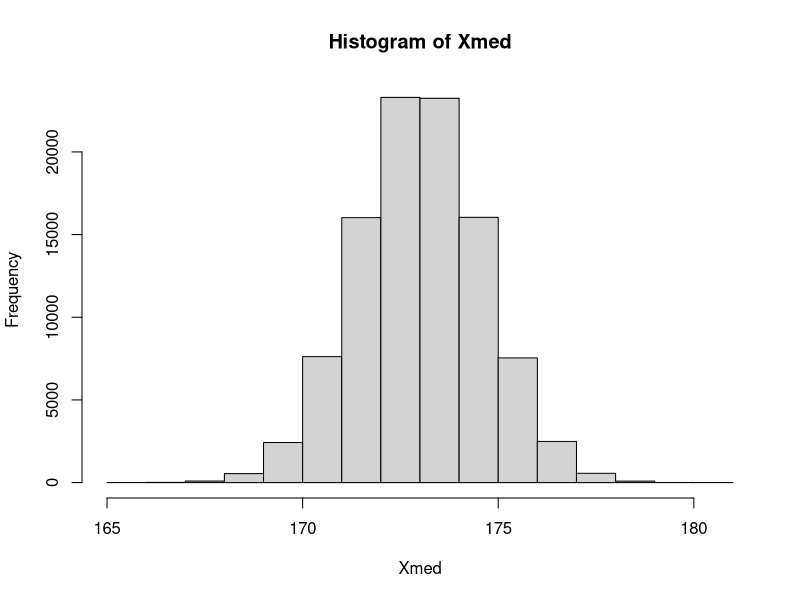
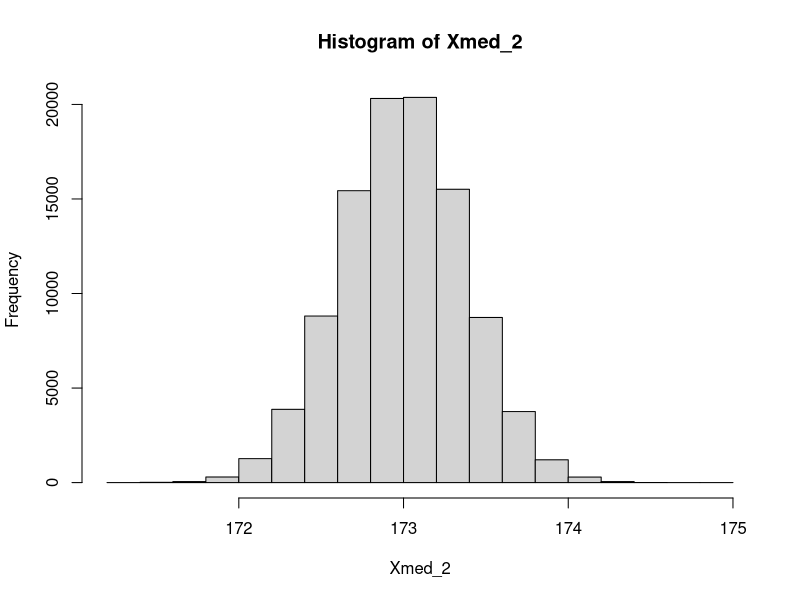
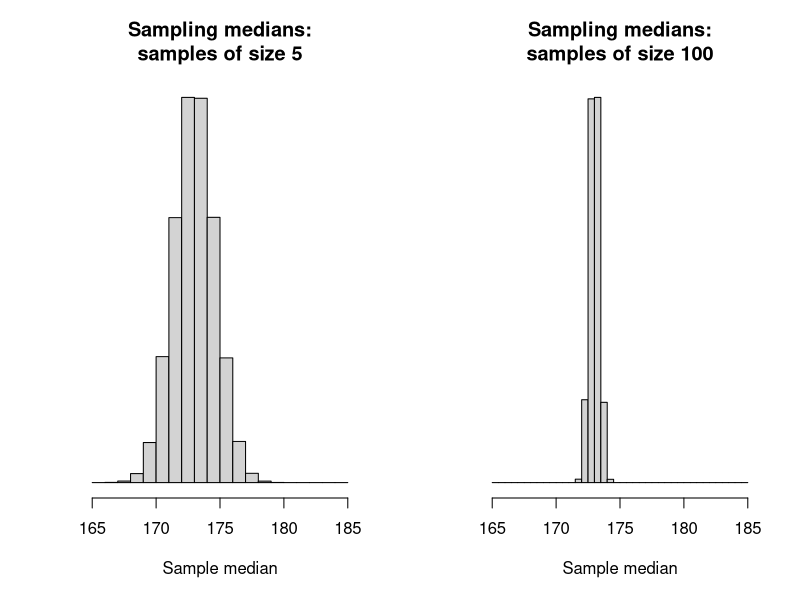
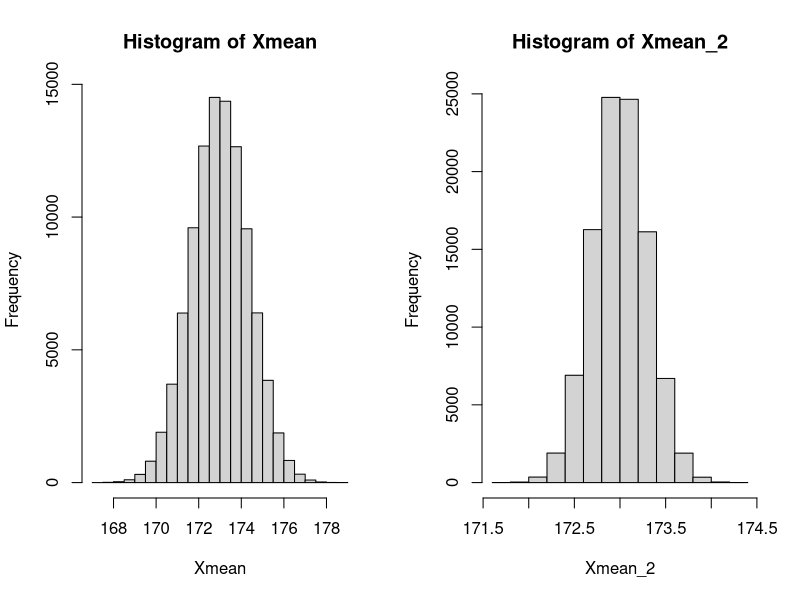
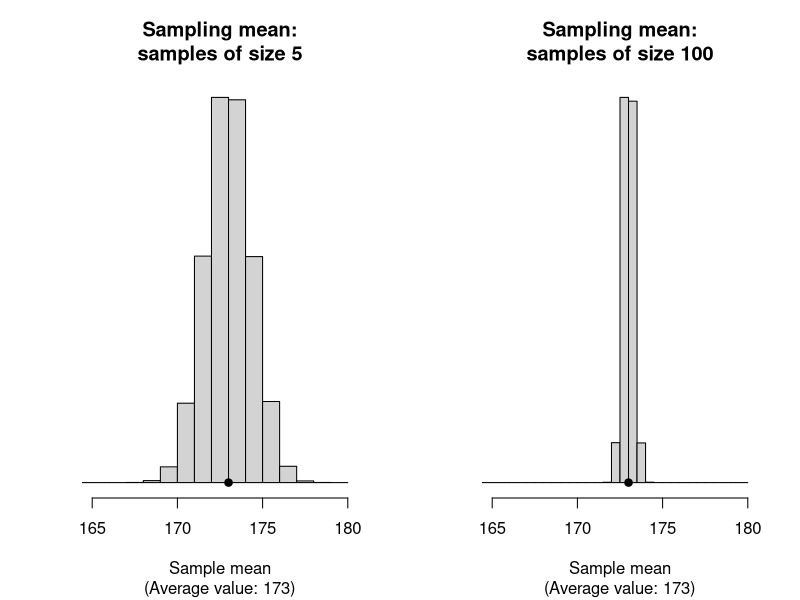
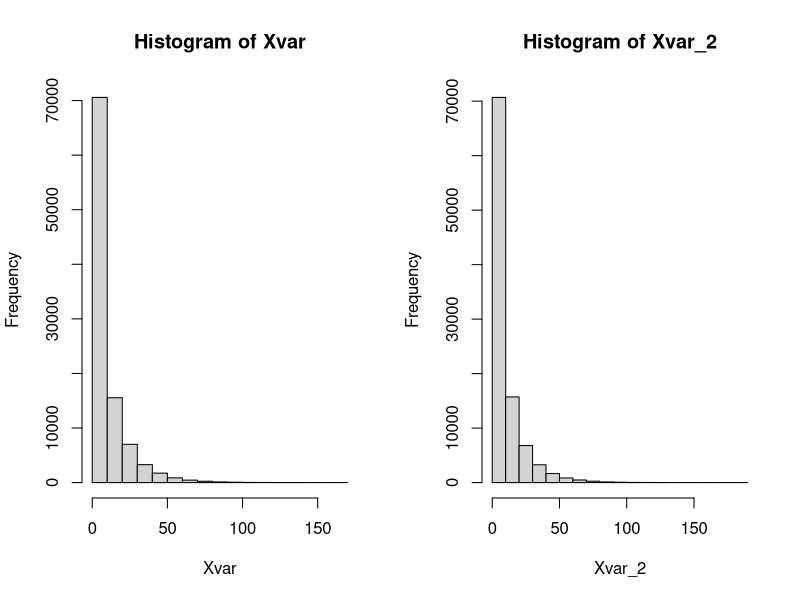
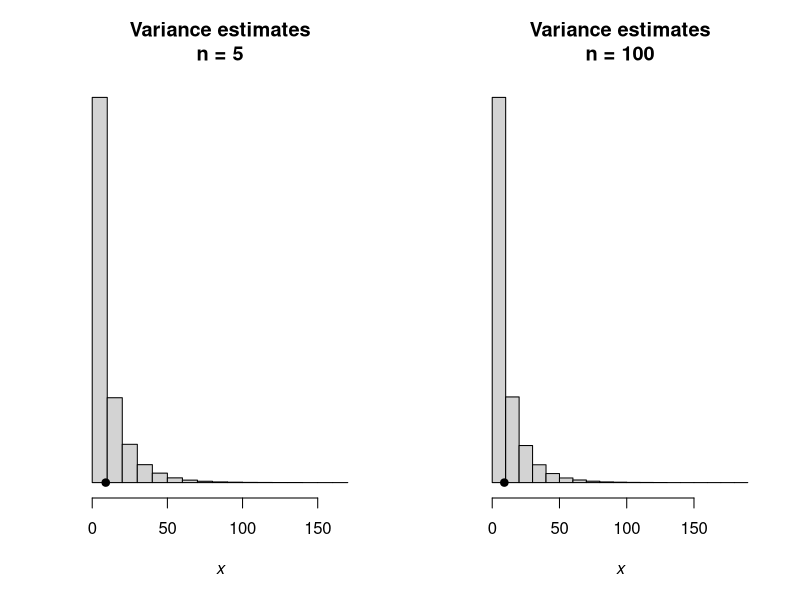
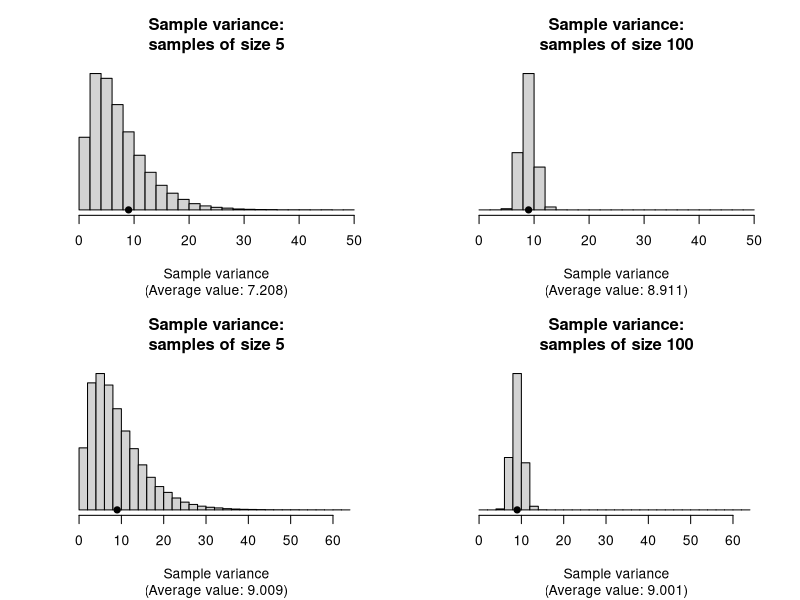

Recreate these plots in R, in order. (Note: this script raises an error after producing the figures.)
## ---- chunk 1
Population <- c(22, 23, 27, 28, 38)
median_P <- median(Population)
median_P
## ---- chunk 2
combn(Population, 2)
## ---- chunk 3
median_S <- combn(Population, 2, FUN = median)
median_S
## ---- chunk 4
table(median_S)
## ---- chunk 5
median_S_2 <- combn(Population, 4, FUN = median)
table(median_S_2)
## ---- chunk 6
set.seed(1592875)
## ---- chunk 7
x_Mn <- 173; x_Sd <- 3        # Population (model) mean and std dev.
sample_Size <- 5              # Sample size is 5
x1 <- rnorm(sample_Size,      # Take a sample of this size...
            mean = x_Mn, sd = x_Sd)     # ... from this distribution
median(x1)                    # Compute the sample median for this sample
## ---- chunk 8
num_Sims <- 100000           # Number of simulations

# Generate random values
Xvals <- rnorm(num_Sims * sample_Size,
               mean = x_Mn, sd = x_Sd)

# Place these into an array, with each sample as a column 
Xvals <- array(Xvals,
               dim = c(sample_Size, num_Sims) )

# Find the median of each sample (i.e., column)
Xmed   <- apply(Xvals, 
                MARGIN = 2, 
                FUN = median) 
hist(Xmed)          # Create the histogram of sample medians
## ---- chunk 9
sample_Size2 <- 100

# Generate random values
Xvals_2 <- rnorm(num_Sims * sample_Size2,
                 mean = x_Mn, sd = x_Sd)

# Place these into an array, with each sample as a column 
Xvals_2 <- array(Xvals_2,
                 dim = c(sample_Size2, num_Sims) )

# Find the minimum of each sample (i.e., column)
Xmed_2   <- apply(Xvals_2, 
                  MARGIN = 2,       # MARGIN = 2 means the columns
                  FUN = median)     # Find the median of each column
hist(Xmed_2)                          # Create the histogram of sample medians
## ---- chunk 10
par( mfrow = c(1, 2))

set.seed(1592875)

hist(Xmed, 
     xlim = c(165, 185),
     xlab = "Sample median",
     ylab = "",
     breaks = seq(165, 185, by = 1),
     main = "Sampling medians:\nsamples of size 5",
     axes = FALSE)
axis(side = 1)

#####

hist(Xmed_2, 
     xlim = c(165, 185),
     xlab = "Sample median",
     ylab = "",
     breaks = seq(165, 185, by = 0.5),
     main = "Sampling medians:\nsamples of size 100",
     axes = FALSE)
axis(side = 1)
## ---- chunk 11
# Mean: n = 5
Xmean   <- apply(Xvals, 
                 MARGIN = 2, 
                 FUN = mean) 
hist(Xmean)          # Create the histogram of sample minimums

# Mean: n = 100
Xmean_2   <- apply(Xvals_2, 
                   MARGIN = 2, 
                   FUN = mean) 
hist(Xmean_2)          # Create the histogram of sample minimums
## ---- chunk 12
par( mfrow = c(1, 2))

hist(Xmean, 
     xlim = c(165, 180),
     xlab = "Sample mean",
     ylab = "",
     breaks = seq(150, 180, by = 1),
     main = "Sampling mean:\nsamples of size 5",
     sub = paste0("(Average value: ", round(mean(Xmean), 1), ")"),
     axes = FALSE)
axis(side = 1)
points(x = x_Mn, 
       y = 0,
       pch = 19)

#####

hist(Xmean_2, 
     xlim = c(165, 180),
     xlab = "Sample mean",
     ylab = "",
     breaks = seq(150, 180, by = 0.5),
     main = "Sampling mean:\nsamples of size 100",
     sub = paste0("(Average value: ", round(mean(Xmean_2), 1), ")"),
     axes = FALSE)
axis(side = 1)
points(x = x_Mn, 
       y = 0,
       pch = 19)


## ---- chunk 13
s2mu <- function(x) { (sum(x - x_Mn)^2) / length(x) }  # Function to find sS2_mu
Xvar   <- apply(Xvals,                                 # Apply fn to each col
                MARGIN = 2,
                FUN = s2mu)
hist(Xvar) 
mean(Xvar)

Xvar_2   <- apply(Xvals_2,
                  MARGIN = 2,
                  FUN = s2mu)
hist(Xvar_2) 
mean(Xvar_2)
## ---- chunk 14
par( mfrow = c(1, 2))

hist(Xvar,
     xlab = expression(italic(x)),
     main = "Variance estimates\nn = 5",
     ylab = "",
     axes = FALSE) 
axis(side = 1)

points(x = x_Sd^2,
       y = 0,
       pch = 19)

hist(Xvar_2,
     xlab = expression(italic(x)),
     main = "Variance estimates\nn = 100",
     ylab = "",
     axes = FALSE) 
axis(side = 1)
points(x = x_Sd^2,
       y = 0,
       pch = 19)
## ---- chunk 15

s2n <- function(x) { (sum( (x - mean(x))^2) ) / length(x)}

Xvarn   <- apply(Xvals, 
                MARGIN = 2, 
                FUN = s2n) 
Xvarn_2   <- apply(Xvals_2, 
                   MARGIN = 2, 
                   FUN = s2n) 


Xvar   <- apply(Xvals, 
                MARGIN = 2, 
                FUN = var) 
Xvar_2   <- apply(Xvals_2, 
                  MARGIN = 2, 
                  FUN = var) 

xRange   <- c(0, 50)
xRange_2 <- c(0, 65)

#####

par( mfrow = c(2, 2))


hist(Xvarn, 
     xlim = xRange,
     xlab = "Sample variance",
     ylab = "",
     breaks = seq(min(xRange), max(xRange), by = 2),
     main = "Sample variance:\nsamples of size 5",
     sub = paste0("(Average value: ", round(mean(Xvarn), 3), ")"),
     axes = FALSE)
axis(side = 1)
points(x = x_Sd^2, 
       y = 0,
       pch = 19)



#####

hist(Xvarn_2,
     xlim = xRange,
     xlab = "Sample variance",
     ylab = "",
     breaks = seq(min(xRange), max(xRange), by = 2),
     main = "Sample variance:\nsamples of size 100",
     sub = paste0("(Average value: ", round(mean(Xvarn_2), 3), ")"),
     axes = FALSE)
axis(side = 1)
points(x = x_Sd^2, 
       y = 0,
       pch = 19)


####
####
####


hist(Xvar, 
     xlim = xRange_2,
     xlab = "Sample variance",
     ylab = "",
     breaks = seq(min(xRange_2), max(xRange_2), by = 2),
     main = "Sample variance:\nsamples of size 5",
     sub = paste0("(Average value: ", round(mean(Xvar), 3), ")"),
     axes = FALSE)
axis(side = 1)
points(x = x_Sd^2, 
       y = 0,
       pch = 19)



#####

hist(Xvar_2, 
     xlim = xRange_2,
     xlab = "Sample variance",
     ylab = "",
     breaks = seq(min(xRange_2), max(xRange_2), by = 2),
     main = "Sample variance:\nsamples of size 100",
     sub = paste0("(Average value: ", round(mean(Xvar_2), 3), ")"),
     axes = FALSE)
axis(side = 1)
points(x = x_Sd^2, 
       y = 0,
       pch = 19)

## ---- chunk 16
set.seed(123)

ns <- c(5, 15, 100)
lambda <- 4
B <- 10000  # number of simulations

sim_means <- lapply(ns, function(n) {
  replicate(B, 
            mean(rexp(n, rate = lambda)))
})

hist(sim_means[[1]]) 
hist(sim_means[[2]])
hist(sim_means[[3]])

# The variance when n = 100 should be about twenty times larger
# than the variance for n = 5:
var(sim_means[[1]]) / var(sim_means[[3]])
## ---- chunk 17
par(mfrow = c(1, 3))

hist(sim_means[[1]], 
     axes = FALSE,
     xlim = c(0, 0.8),
     main = "Sample means:\nn = 5", 
     ylab = "",
     xlab = "Sample means")
axis(side = 1)
points(x = 1/lambda,
       y = 0,
       pch = 19)

hist(sim_means[[2]], 
     axes = FALSE,
     xlim = c(0, 0.8),
     main = "Sample means:\nn = 15", 
     ylab = "",
     xlab = "Sample mean")
axis(side = 1)
points(x = 1/lambda,
       y = 0,
       pch = 19)

hist(sim_means[[3]], 
     axes = FALSE,
     xlim = c(0, 0.8),
     breaks = 5,
     main = "Sample means:\nn = 100", 
     ylab = "",
     xlab = "Sample mean")
axis(side = 1)
points(x = 1/lambda,
       y = 0,
       pch = 19)


## ---- chunk 18
set.seed(8979704) # For reproducibility

a_1 <- -8; a_2 <- 10
num_Sims <- 10000

X_1 <- rnorm(num_Sims,
             mean = 2, 
             sd = sqrt(5) )
X_2 <- rnorm(num_Sims,
             mean = 25, 
             sd = sqrt(1) )

Y <- a_1 * X_1 + a_2 * X_2
hist(Y)

mean(Y); var(Y)

## ---- chunk 19
hist(Y,
     axes = FALSE,
     freq = FALSE,
     ylab = "",
     main = expression(bold(atop(The~distribution~of~the,
                                 random~variable~italic(Y)))),
     xlab = expression(italic(y)))
axis(side = 1)
points(x = 234,
       y = 0,
       pch = 19)

curve(dnorm(x, mean = 234, sd = sqrt(420)),
      add = TRUE,
      lwd = 2,
      from = 150, 
      to = 350)
## ---- chunk 20
2 * ( pnorm( -1.667 ) )
## ---- chunk 21
par( mfrow = c(1, 2))

x <- seq(3 - 4 * 0.6,
         3 + 4 * 0.6,
         length = 200)
y <- dnorm(x,
           mean = 3,
           sd = 0.6)
plot( y ~ x,
      type = "l",
      lwd = 2,
      las = 1,
      axes = FALSE,
      main = "Weight of\nindividual envelopes",
      xlab = "Envelope weight (in g)",
      ylab = "Density")
axis(side = 1)
box()


x <- seq(75 - 4 * 3,
         75 + 4 * 3,
         length = 200)
y <- dnorm(x,
           mean = 75,
           sd = 3)
plot( y ~ x,
      type = "l",
      lwd = 2,
      las = 1,
      axes = FALSE,
      main = "Weight of packs of\n25 envelopes",
      xlab = "Pack weight (in g)",
      ylab = "Density")
axis(side = 1)
box()
shadeNormal(x, y,
            col = "grey",
            lo = 70,
            hi = 80)
## ---- chunk 22
z <- qnorm(0.95)
z

n <- (z * 12 / 5) ^ 2
n
## ---- chunk 23
pnorm( -1.78 )
## ---- chunk 24

## ---- chunk 25

## ---- chunk 26
1 - pnorm(2.69)
## ---- chunk 27
par( mfrow = c(1, 3))

xx <- seq(0.01, 4, length = 100)
plot( x = xx,
      y = dchisq(xx, df = 1),
      lwd = 2,
      type = "l",
      xlab = expression(italic(x)),
      ylab = "Density",
      las = 1,
      main = expression( bold(chi^2*"-"*distribution: df==1)))

xx <- seq(0.001, 15, length = 100)
plot( x = xx,
      y = dchisq(xx, df = 5),
      lwd = 2,
      type = "l",
      xlab = expression(italic(x)),
      ylab = "Density",
      las = 1,
      main = expression( bold(chi^2*"-"*distribution: df==5)))

xx <- seq(0.001, 50, length = 100)
plot( x = xx,
      y = dchisq(xx, df = 20),
      lwd = 2,
      type = "l",
      xlab = expression(italic(x)),
      ylab = "Density",
      las = 1,
      main = expression( bold(chi^2*"-"*distribution: df==20)))
## ---- chunk 28
qchisq(0.9, df = 12)
## ---- chunk 29
pchisq(18, df = 9, lower.tail = FALSE)
## ---- chunk 30
par( mfrow = c(1, 3))

xx <- seq(-4, 4,
          length = 100)

plot( x = xx,
      y = dt(xx, df = 2),
      ylim = c(0, 0.4),
      lwd = 2,
      type = "l",
      axes = FALSE,
      xlab = expression(italic(x)),
      ylab = "Density",
      las = 1,
      main = expression( bold(The~italic(t)*"-"*distribution~with~2~df)))
axis(side = 1)
lines( x = xx,
       y = dnorm(x = xx),
       lwd = 2,
       lty = 2,
       col = plotColour1)

plot( x = xx,
      y = dt(xx, df = 7),
      lwd = 2,
      type = "l",
      axes = FALSE,
      xlab = expression(italic(x)),
      ylab = "Density",
      las = 1,
      main = expression( bold(The~italic(t)*"-"*distribution~with~7~df)))
axis(side = 1)
lines( x = xx,
       y = dnorm(x = xx),
       lwd = 2,
       lty = 2,
       col = plotColour1)

plot( x = xx,
      y = dt(xx, df = 30),
      lwd = 2,
      type = "l",
      axes = FALSE,
      xlab = expression(italic(x)),
      ylab = "Density",
      las = 1,
      main = expression( bold(The~italic(t)*"-"*distribution~with~30~df)))
axis(side = 1)
lines( x = xx,
       y = dnorm(x = xx),
       lwd = 2,
       lty = 2,
       col = plotColour1)
## ---- chunk 31
pt(-0.645, df = 4)
## ---- chunk 32
par(mfrow = c(1, 3))

xx <- seq(0.01, 4, length = 100)

plot( x = xx,
      y = df(xx, df1 = 1, df2 = 4),
      lwd = 2,
      type = "l",
      xlab = expression(italic(x)),
      ylab = "Density",
      las = 1,
      main = expression(bold(atop(The~italic(F)*"-"*distribution,
                                  with~df=="(1, 4)"))))

plot( x = xx,
      y = df(xx, df1 = 6, df2 = 1),
      lwd = 2,
      type = "l",
      xlab = expression(italic(x)),
      ylab = "Density",
      las = 1,
      main = expression(bold(atop(The~italic(F)*"-"*distribution,
                                  with~df=="(6, 1)"))))

plot( x = xx,
      y = df(xx, df1 = 30, df2 = 5),
      lwd = 2,
      type = "l",
      xlab = expression(italic(x)),
      ylab = "Density",
      las = 1,
      main = expression(bold(atop(The~italic(F)*"-"*distribution,
                                  with~df=="(30, 5)"))))
## ---- chunk 33
pf(1,    df1 = 2, df2 = 10)
qf(0.99, df1 = 2, df2 = 10)
